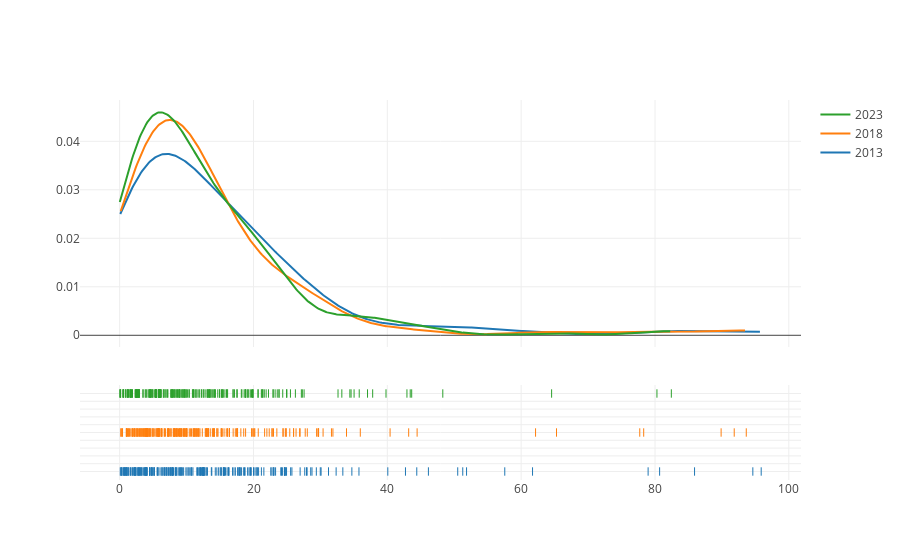

Notebook code cell kept with this figure:
### Code cell
fig.show()

### Figure 1 — Plotly figure (JSON) as saved in the notebook; plotly's stock layout.template omitted (floating-point values rounded to 4 significant figures; data arrays with more than 128 entries replaced by an {"elided": "..."} marker saying what was removed)
{"data": [{"legendgroup": "2013", "marker": {"color": "rgb(31, 119, 180)"}, "mode": "lines", "name": "2013", "showlegend": true, "type": "scatter", "x": {"elided": "500 float values"}, "xaxis": "x", "y": {"elided": "500 float values"}, "yaxis": "y"}, {"legendgroup": "2018", "marker": {"color": "rgb(255, 127, 14)"}, "mode": "lines", "name": "2018", "showlegend": true, "type": "scatter", "x": {"elided": "500 float values"}, "xaxis": "x", "y": {"elided": "500 float values"}, "yaxis": "y"}, {"legendgroup": "2023", "marker": {"color": "rgb(44, 160, 44)"}, "mode": "lines", "name": "2023", "showlegend": true, "type": "scatter", "x": {"elided": "500 float values"}, "xaxis": "x", "y": {"elided": "500 float values"}, "yaxis": "y"}, {"legendgroup": "2013", "marker": {"color": "rgb(31, 119, 180)", "symbol": "line-ns-open"}, "mode": "markers", "name": "2013", "showlegend": false, "type": "scatter", "x": {"elided": "223 float values"}, "xaxis": "x", "y": {"elided": "223 str values"}, "yaxis": "y2"}, {"legendgroup": "2018", "marker": {"color": "rgb(255, 127, 14)", "symbol": "line-ns-open"}, "mode": "markers", "name": "2018", "showlegend": false, "type": "scatter", "x": {"elided": "224 float values"}, "xaxis": "x", "y": {"elided": "224 str values"}, "yaxis": "y2"}, {"legendgroup": "2023", "marker": {"color": "rgb(44, 160, 44)", "symbol": "line-ns-open"}, "mode": "markers", "name": "2023", "showlegend": false, "type": "scatter", "x": {"elided": "224 float values"}, "xaxis": "x", "y": {"elided": "224 str values"}, "yaxis": "y2"}], "layout": {"barmode": "overlay", "hovermode": "closest", "legend": {"traceorder": "reversed"}, "xaxis": {"anchor": "y2", "domain": [0, 1], "zeroline": false}, "yaxis": {"anchor": "free", "domain": [0.35, 1], "position": 0}, "yaxis2": {"anchor": "x", "domain": [0, 0.25], "dtick": 1, "showticklabels": false}}}
